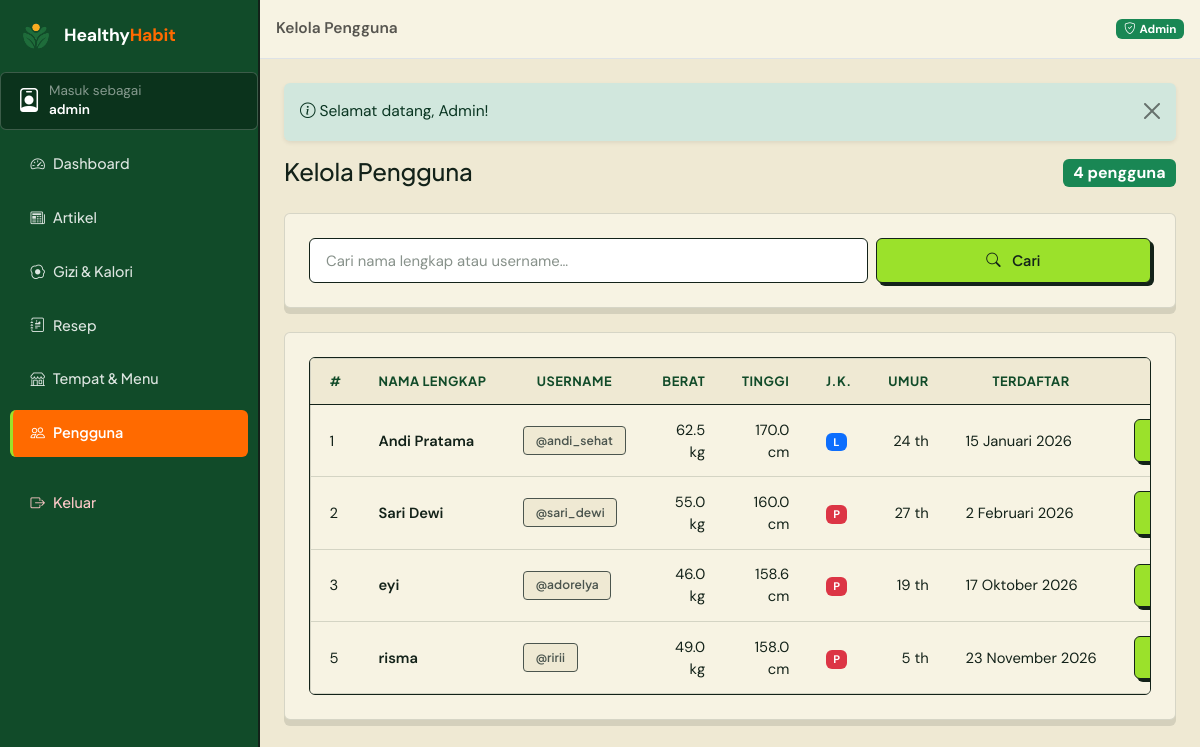
/admin/pengguna (signed in), run on the app's committed database.
### tables this page shows
CREATE TABLE `users` (
  `id_pengguna` int(11) NOT NULL AUTO_INCREMENT,
  `username` varchar(50) NOT NULL,
  `password` varchar(255) NOT NULL,
  `nama_lengkap` varchar(100) NOT NULL,
  `role` enum('admin','user') NOT NULL DEFAULT 'user',
  `berat_badan` decimal(5,2) NOT NULL DEFAULT 0.00,
  `tinggi_badan` decimal(5,2) NOT NULL DEFAULT 0.00,
  `jenis_kelamin` enum('L','P') NOT NULL DEFAULT 'L',
  `umur` int(11) NOT NULL DEFAULT 0,
  `created_at` datetime NOT NULL DEFAULT current_timestamp(),
  PRIMARY KEY (`id_pengguna`),
  UNIQUE KEY `uq_pengguna_username` (`username`)
);

### app/core/Controller.php (called while the page is built, shortened)
<?php
abstract class Controller
{
    protected function view(string $view, array $data = [], string $layout = 'main'): void
    {
        $contentFile = VIEWS_PATH . '/pages/' . $view . '.php';
        extract($data, EXTR_SKIP);
        require $contentFile;
    }
}

### app/controllers/admin/AdminPenggunaController.php (called while the page is built, shortened)
<?php
class AdminPenggunaController extends Controller
{
    public function index(): void
    {
        $q = $this->input('q');
        $this->view('admin/pengguna/index', [
            'pageTitle' => 'Kelola Pengguna',
            'activeNav' => 'pengguna',
            'pengguna'  => User::cari($q ?: null),
            'q'         => $q,
        ], 'admin');
    }
}

### app/core/Router.php (called while the page is built, shortened)
<?php
class Router
{
    private array $routes = [];
    private function add(string $method, string $pattern, array $handler): void
    {
        $regex = preg_replace_callback(
            '#\{(\w+)(?::([^}]+))?\}#',
            static fn(array $m): string => '(?P<' . $m[1] . '>' . ($m[2] ?? '[^/]+') . ')',
            $pattern
        );
        $this->routes[$method][] = ['#^' . $regex . '$#', $handler, $pattern];
    }
    public function dispatch(string $uri, string $method): void
    {
        $path = (string) parse_url($uri, PHP_URL_PATH);
        $path = '/' . trim($path, '/');
        $method = strtoupper($method);
        $match  = $this->match($method, $path);
        [$handler, $params] = $match;
        [$class, $action]   = $handler;
        $controller = new $class();
        $controller->$action(...array_values($params));
    }
    private function match(string $method, string $path): ?array
    {
        foreach ($this->routes[$method] ?? [] as [$regex, $handler]) {
            if (preg_match($regex, $path, $m)) {
                $params = array_filter($m, 'is_string', ARRAY_FILTER_USE_KEY);
                return [$handler, $params];
            }
        }
        return null;
    }
}

### index.php (called while the page is built, shortened)
<?php
require_once __DIR__ . '/app/helpers/helper.php';
spl_autoload_register(function (string $class): void {
    $candidates = [
        APP_PATH . '/core/' . $class . '.php',
        APP_PATH . '/models/' . $class . '.php',
        APP_PATH . '/services/' . $class . '.php',
        APP_PATH . '/controllers/' . $class . '.php',
        APP_PATH . '/controllers/admin/' . $class . '.php',
    ];
    foreach ($candidates as $file) {
        if (is_file($file)) {
            return;
        }
    }
});
$router = new Router();
$router->dispatch(
    $_SERVER['REQUEST_URI'] ?? '/',
    $_SERVER['REQUEST_METHOD'] ?? 'GET'
);

### app/helpers/helper.php (called while the page is built, shortened)
<?php
function e($value): string
{
    return htmlspecialchars((string) $value, ENT_QUOTES, 'UTF-8');
}
function tanggal_indo(?string $date, bool $withTime = false): string
{
    $bulan = [
        1 => 'Januari', 'Februari', 'Maret', 'April', 'Mei', 'Juni',
        'Juli', 'Agustus', 'September', 'Oktober', 'November', 'Desember',
    ];
    $ts = strtotime($date);
    $hasil = date('j', $ts) . ' ' . $bulan[(int) date('n', $ts)] . ' ' . date('Y', $ts);
    return $hasil;
}

### app/core/Database.php (called while the page is built, shortened)
<?php
class Database
{
    private static ?PDO $pdo = null;
    public static function connect(): PDO
    {
        $dsn = 'mysql:host=' . DB_HOST
            . ';port=' . DB_PORT
            . ';dbname=' . DB_NAME
            . ';charset=' . DB_CHARSET;
        try {
            self::$pdo = new PDO($dsn, DB_USER, DB_PASS, [
                PDO::ATTR_ERRMODE            => PDO::ERRMODE_EXCEPTION,
                PDO::ATTR_DEFAULT_FETCH_MODE => PDO::FETCH_ASSOC,
                PDO::ATTR_EMULATE_PREPARES   => false,
            ]);
        } catch (PDOException $ex) {
            http_response_code(500);
            exit(
                '<div style="font-family:Poppins,Arial,sans-serif;max-width:640px;margin:60px auto;padding:24px;border:1px solid #e0e0e0;border-radius:12px">'
                . '<h2 style="color:#27824B">Koneksi database gagal</h2>'
                . '<p>Pastikan <b>MySQL (XAMPP)</b> sudah berjalan, lalu impor file '
                . '<b>database/healthyhabit.sql</b> ke phpMyAdmin.</p>'
                . '<p style="color:#c0392b"><code>' . e($ex->getMessage()) . '</code></p>'
                . '</div>'
            );
        }
        return self::$pdo;
    }
}

### app/core/Model.php (called while the page is built, shortened)
<?php
abstract class Model
{
    protected static function db(): PDO
    {
        return Database::connect();
    }
}

### app/models/User.php (called while the page is built, shortened)
<?php
class User extends Model
{
    public static function cari(?string $q = null): array
    {
        $sql = "SELECT * FROM users WHERE role = 'user'";
        $params = [];
        $sql .= ' ORDER BY id_pengguna ASC';
        $st = static::db()->prepare($sql);
        $st->execute($params);
        return $st->fetchAll();
    }
}

### app/views/pages/admin/pengguna/index.php (the view, shortened to what this page needs)
<div class="d-flex justify-content-between align-items-center flex-wrap gap-2 mb-4">
    <div>
        <h1 class="h4 mb-1">Kelola Pengguna</h1>
    </div>
    <span class="badge text-bg-success fs-6"><?= count($pengguna) ?> pengguna</span>
</div>
<div class="panel-white mb-4">
    <form action="<?= BASE_URL ?>/admin/pengguna" method="get" class="row g-2">
        <div class="col-md-8">
            <input type="search" class="form-control" name="q"
                   placeholder="Cari nama lengkap atau username…" value="<?= e($q) ?>">
        </div>
        <div class="col-md-4 d-grid">
            <button class="btn btn-soft-green fw-semibold"><i class="bi bi-search me-1"></i>Cari</button>
        </div>
    </form>
</div>
<div class="panel-white">
    <div class="table-responsive">
        <table class="table table-custom align-middle mb-0">
            <thead>
                <tr>
                    <th>#</th>
                    <th>Nama Lengkap</th>
                    <th>Username</th>
                    <th class="text-end">Berat</th>
                    <th class="text-end">Tinggi</th>
                    <th>J.K.</th>
                    <th class="text-end">Umur</th>
                    <th>Terdaftar</th>
                    <th class="text-end">Aksi</th>
                </tr>
            </thead>
            <tbody>
                <?php foreach ($pengguna as $p): ?>
                    <tr>
                        <td><?= (int) $p['id_pengguna'] ?></td>
                        <td class="fw-semibold"><?= e($p['nama_lengkap']) ?></td>
                        <td><span class="tag gray">@<?= e($p['username']) ?></span></td>
                        <td class="text-end"><?= number_format((float) $p['berat_badan'], 1) ?> kg</td>
                        <td class="text-end"><?= number_format((float) $p['tinggi_badan'], 1) ?> cm</td>
                        <td>
                            <span class="badge <?= $p['jenis_kelamin'] === 'L' ? 'text-bg-primary' : 'text-bg-danger' ?>">
                                <?= e($p['jenis_kelamin']) ?>
                            </span>
                        </td>
                        <td class="text-end"><?= (int) $p['umur'] ?> th</td>
                        <td class="small text-nowrap"><?= tanggal_indo($p['created_at']) ?></td>
                        <td class="text-end text-nowrap">
                            <a href="<?= BASE_URL ?>/admin/pengguna/<?= (int) $p['id_pengguna'] ?>/edit"
                               class="btn btn-sm btn-soft-green" title="Edit"><i class="bi bi-pencil"></i></a>
                        </td>
                    </tr>
                <?php endforeach; ?>
            </tbody>
        </table>
    </div>
</div>

### data on the page
users: id_pengguna "1", nama_lengkap "Andi Pratama", username "andi_sehat", berat_badan "62.5", tinggi_badan "170.0", jenis_kelamin "L", umur "24", created_at "15 Januari 2026"
users: id_pengguna "2", nama_lengkap "Sari Dewi", username "sari_dewi", berat_badan "55.0", tinggi_badan "160.0", jenis_kelamin "P", umur "27", created_at "2 Februari 2026"
users: id_pengguna "3", nama_lengkap "eyi", username "adorelya", berat_badan "46.0", tinggi_badan "158.6", jenis_kelamin "P", umur "19", created_at "17 Oktober 2026"
users: id_pengguna "5", nama_lengkap "risma", username "ririi", berat_badan "49.0", tinggi_badan "158.0", jenis_kelamin "P", umur "5", created_at "23 November 2026"

### other printed values
Auth::user()['username'] "admin"
$item['label'] "Dashboard"
$item['label'] "Artikel"
$item['label'] "Gizi & Kalori"
$item['label'] "Resep"
$item['label'] "Tempat & Menu"
$item['label'] "Pengguna"
$pageTitle "Kelola Pengguna"
$f['message'] "Selamat datang, Admin!"
count($pengguna) "4"
